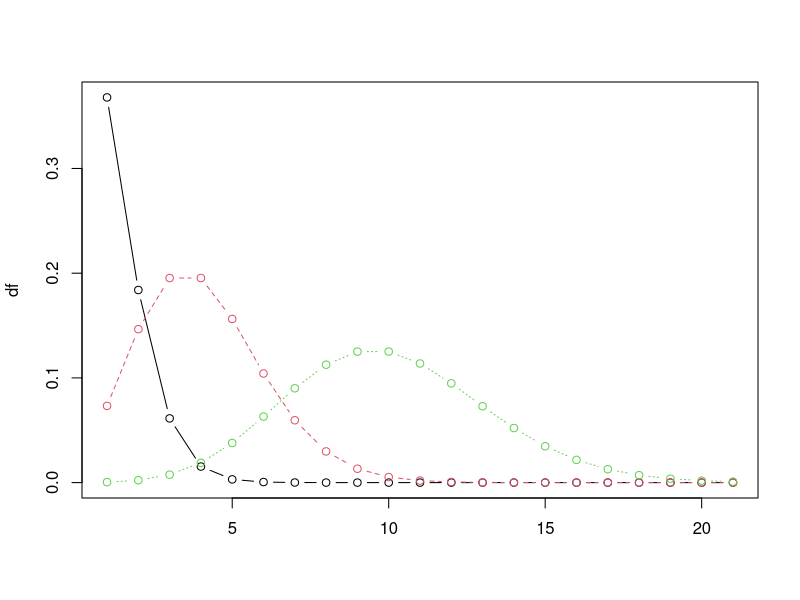

Source code (R):
#computes poisson probability mass function for different values of the parameter lambda

rm(list=ls()) 

n<-21

#generate grid on outcome support
y<-c(1:n)

lambda<-1
f_1<-(lambda^y*exp(-lambda))/factorial(y)

lambda<-4
f_4<-(lambda^y*exp(-lambda))/factorial(y)

lambda<-10
f_10<-(lambda^y*exp(-lambda))/factorial(y)

df<-data.frame(f_1,f_4,f_10)
matplot(df,type = c("b"),pch=1,col = 1:3)